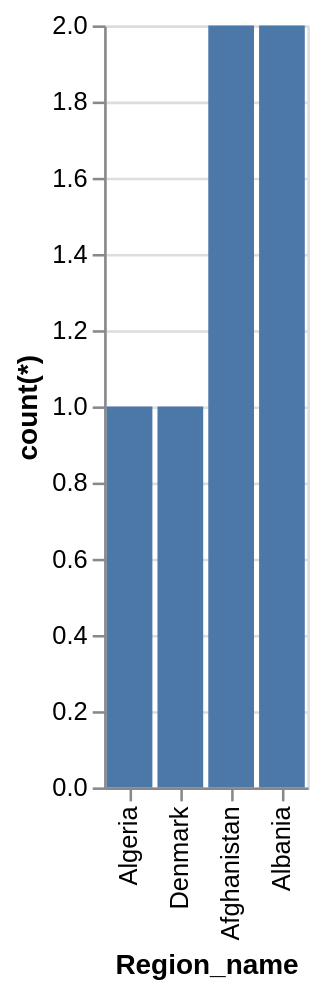

This figure's Vega-Lite source:
### Vega-Lite specification from a JSON file in a GitHub repository (floating-point values rounded to 4 significant figures)
{"data": {"values": [{"x_data": "Algeria", "y_data": 1}, {"x_data": "Denmark", "y_data": 1}, {"x_data": "Afghanistan", "y_data": 2}, {"x_data": "Albania", "y_data": 2}]}, "mark": "bar", "encoding": {"x": {"field": "x_data", "type": "nominal", "title": "Region_name", "sort": {"op": "sum", "field": "y_data", "order": "ascending"}}, "y": {"field": "y_data", "type": "quantitative", "title": "count(*)"}}}
